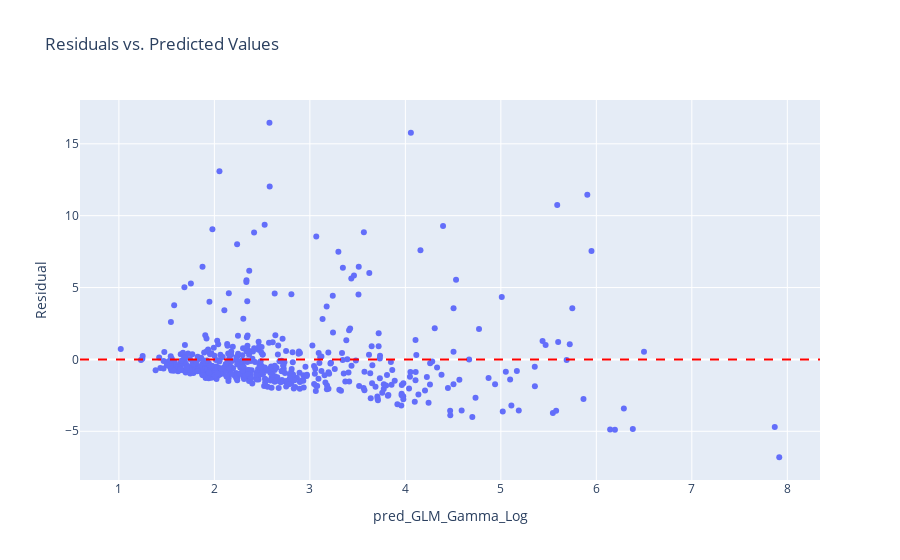
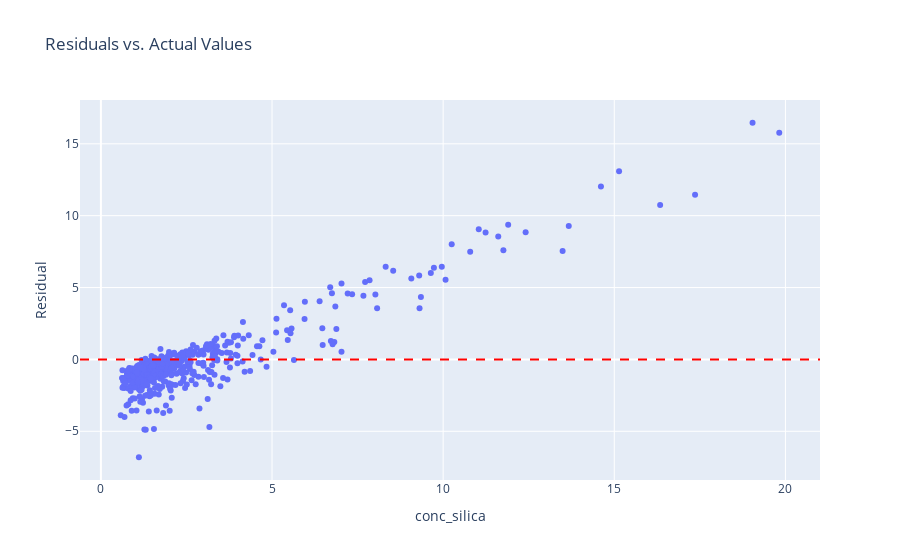
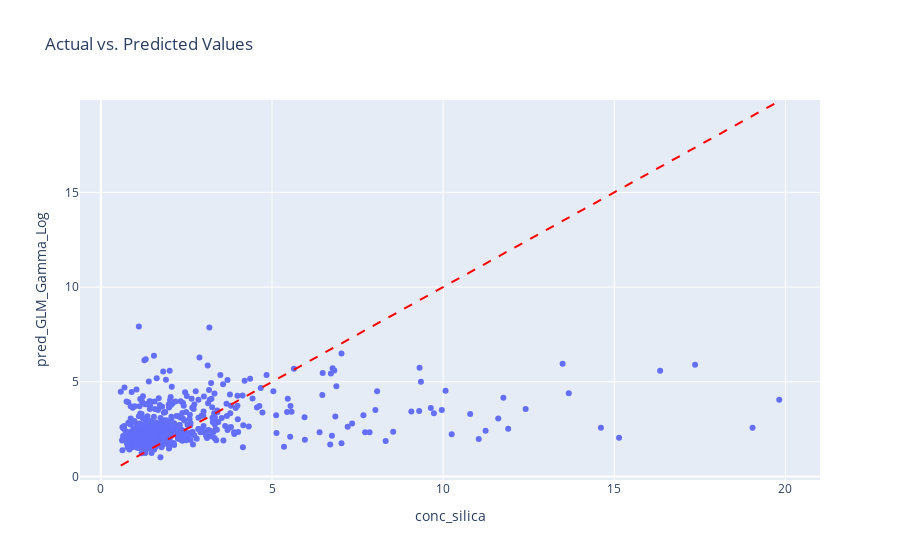
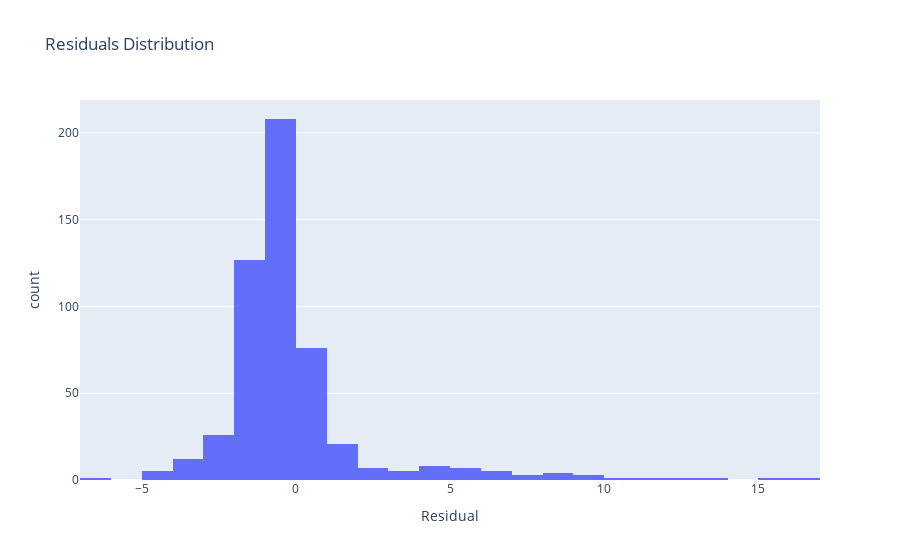

The notebook cell saved with these charts, in order:
### Code cell
res_tweedie = evaluate_tweedie_models(df_clean, features, target=target[0], power=1.5,show_residuals=True)
res_tweedie

### Figure 1 — Plotly figure (JSON) as saved in the notebook; plotly's stock layout.template omitted (floating-point values rounded to 4 significant figures; data arrays with more than 128 entries replaced by an {"elided": "..."} marker saying what was removed)
{"data": [{"hovertemplate": "pred_GLM_Gamma_Log=%{x}<br>Residual=%{y}<extra></extra>", "legendgroup": "", "marker": {"color": "#636efa", "symbol": "circle"}, "mode": "markers", "name": "", "orientation": "v", "showlegend": false, "type": "scatter", "x": {"elided": "524 float values"}, "xaxis": "x", "y": {"elided": "524 float values"}, "yaxis": "y"}], "layout": {"legend": {"tracegroupgap": 0}, "shapes": [{"line": {"color": "red", "dash": "dash"}, "type": "line", "x0": 0, "x1": 1, "xref": "x domain", "y0": 0, "y1": 0, "yref": "y"}], "title": {"text": "Residuals vs. Predicted Values"}, "xaxis": {"anchor": "y", "domain": [0, 1], "title": {"text": "pred_GLM_Gamma_Log"}}, "yaxis": {"anchor": "x", "domain": [0, 1], "title": {"text": "Residual"}}}}

### Figure 2 — Plotly figure (JSON) as saved in the notebook; plotly's stock layout.template omitted (floating-point values rounded to 4 significant figures; data arrays with more than 128 entries replaced by an {"elided": "..."} marker saying what was removed)
{"data": [{"hovertemplate": "conc_silica=%{x}<br>Residual=%{y}<extra></extra>", "legendgroup": "", "marker": {"color": "#636efa", "symbol": "circle"}, "mode": "markers", "name": "", "orientation": "v", "showlegend": false, "type": "scatter", "x": {"elided": "524 float values"}, "xaxis": "x", "y": {"elided": "524 float values"}, "yaxis": "y"}], "layout": {"legend": {"tracegroupgap": 0}, "shapes": [{"line": {"color": "red", "dash": "dash"}, "type": "line", "x0": 0, "x1": 1, "xref": "x domain", "y0": 0, "y1": 0, "yref": "y"}], "title": {"text": "Residuals vs. Actual Values"}, "xaxis": {"anchor": "y", "domain": [0, 1], "title": {"text": "conc_silica"}}, "yaxis": {"anchor": "x", "domain": [0, 1], "title": {"text": "Residual"}}}}

### Figure 3 — Plotly figure (JSON) as saved in the notebook; plotly's stock layout.template omitted (floating-point values rounded to 4 significant figures; data arrays with more than 128 entries replaced by an {"elided": "..."} marker saying what was removed)
{"data": [{"hovertemplate": "conc_silica=%{x}<br>pred_GLM_Gamma_Log=%{y}<extra></extra>", "legendgroup": "", "marker": {"color": "#636efa", "symbol": "circle"}, "mode": "markers", "name": "", "orientation": "v", "showlegend": false, "type": "scatter", "x": {"elided": "524 float values"}, "xaxis": "x", "y": {"elided": "524 float values"}, "yaxis": "y"}], "layout": {"legend": {"tracegroupgap": 0}, "shapes": [{"line": {"color": "red", "dash": "dash"}, "type": "line", "x0": 0.58, "x1": 19.82, "y0": 0.58, "y1": 19.82}], "title": {"text": "Actual vs. Predicted Values"}, "xaxis": {"anchor": "y", "domain": [0, 1], "title": {"text": "conc_silica"}}, "yaxis": {"anchor": "x", "domain": [0, 1], "title": {"text": "pred_GLM_Gamma_Log"}}}}

### Figure 4 — Plotly figure (JSON) as saved in the notebook; plotly's stock layout.template omitted (floating-point values rounded to 4 significant figures; data arrays with more than 128 entries replaced by an {"elided": "..."} marker saying what was removed)
{"data": [{"bingroup": "x", "hovertemplate": "Residual=%{x}<br>count=%{y}<extra></extra>", "legendgroup": "", "marker": {"color": "#636efa", "pattern": {"shape": ""}}, "name": "", "nbinsx": 30, "orientation": "v", "showlegend": false, "type": "histogram", "x": {"elided": "524 float values"}, "xaxis": "x", "yaxis": "y"}], "layout": {"barmode": "relative", "legend": {"tracegroupgap": 0}, "title": {"text": "Residuals Distribution"}, "xaxis": {"anchor": "y", "domain": [0, 1], "title": {"text": "Residual"}}, "yaxis": {"anchor": "x", "domain": [0, 1], "title": {"text": "count"}}}}
